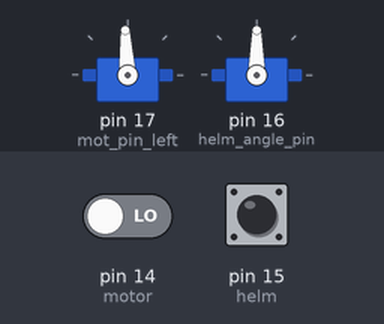
This sketch was run on a simulated Arduino Uno, built with avr-gcc and run on an emulated ATmega328P. Shown: 2 × servo. The inputs (shaded band) are chosen by the test bench; at power-on: pin 15 (helm) LOW, pin 14 (motor) LOW. What the sketch prints to the serial monitor is not drawn.

Above: at 1.5 s.
1.6 s: pin 15 (helm) pulsed HIGH 2 times (0.12 s each, 0.3 s apart)
At 3.3 s:
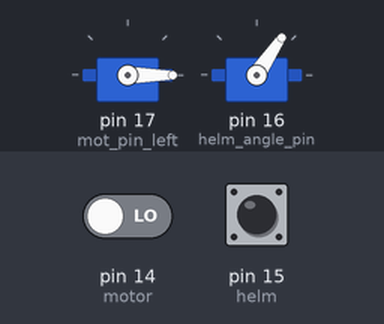
At 5.5 s:
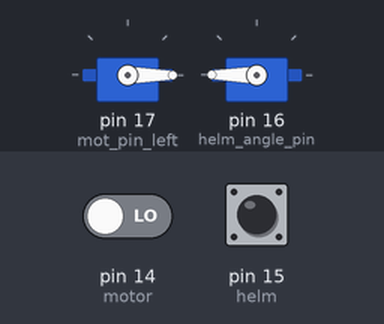
Timing chart, 0 to 7.0 s (numbered marks = the images above; inputs shaded):
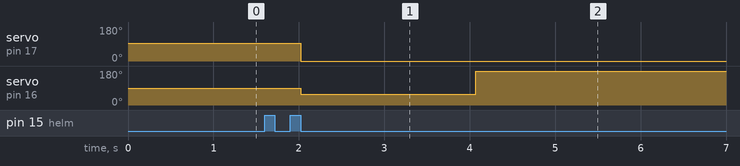

The sketch:

RCControl.ino
```cpp
#include <Servo.h>

int helm=15;
int motor = 14;
//
//int helm=2;
//int motor = 3;

Servo motor_left;
Servo helm_servo;

int helm_center=90;
//int helm_angle_pin = 8;
//int mot_pin_left = 9;

int helm_angle_pin = 16;
int mot_pin_left = 17;

int helm_angle_rc;
int motor_speed_rc;

int motor_speed,helm_angle;
int start = 1;

void setup()
{
    Serial.begin(115200);    //Start serial at baud rate 9600
    pinMode(motor, INPUT);  //Define motor and helm as input
    pinMode(helm,INPUT);

    motor_left.attach(mot_pin_left);    //Инициальзация левого мотора (порт, начальная позиция, максимальная позиция)       !!!
    helm_servo.attach(helm_angle_pin);

}
void loop()
{

  if(start == 1) {
    motor_left.write(1500);
    delay(700);
    start = 0;
  }


  motor_speed = pulseIn(motor, HIGH);            //Read the pulse and store it as val
  helm_angle = pulseIn(helm,HIGH);                   //Print val to serial monitor


  motor_speed_rc = map(motor_speed, 900, 1900,800, 1900);

  helm_angle_rc = map(helm_angle, 970, 2070, 45, -45);

  Serial.println("\t");
  Serial.println("\t");
  Serial.print(motor_speed_rc);
  Serial.print("\t");
  Serial.print(helm_angle_rc);


  if ((motor_speed_rc<1550) and (motor_speed_rc>1450)){
      motor_speed_rc=1500;
    }

  if ((helm_angle<1550) and (helm_angle_rc>1450)){
      motor_speed_rc=0;
    }

  motor_left.write(motor_speed_rc);
  helm_servo.write(helm_center+helm_angle_rc);


delay(50);

}
```

Measured:
- after the input at 1.6 s, servo on pin 17 (mot_pin_left): 93° → 0° after 0.42 s instead of 1.1 s; servo on pin 16 (helm_angle_pin): 90° → 56° after 0.42 s, → 180° 2.1 s later
